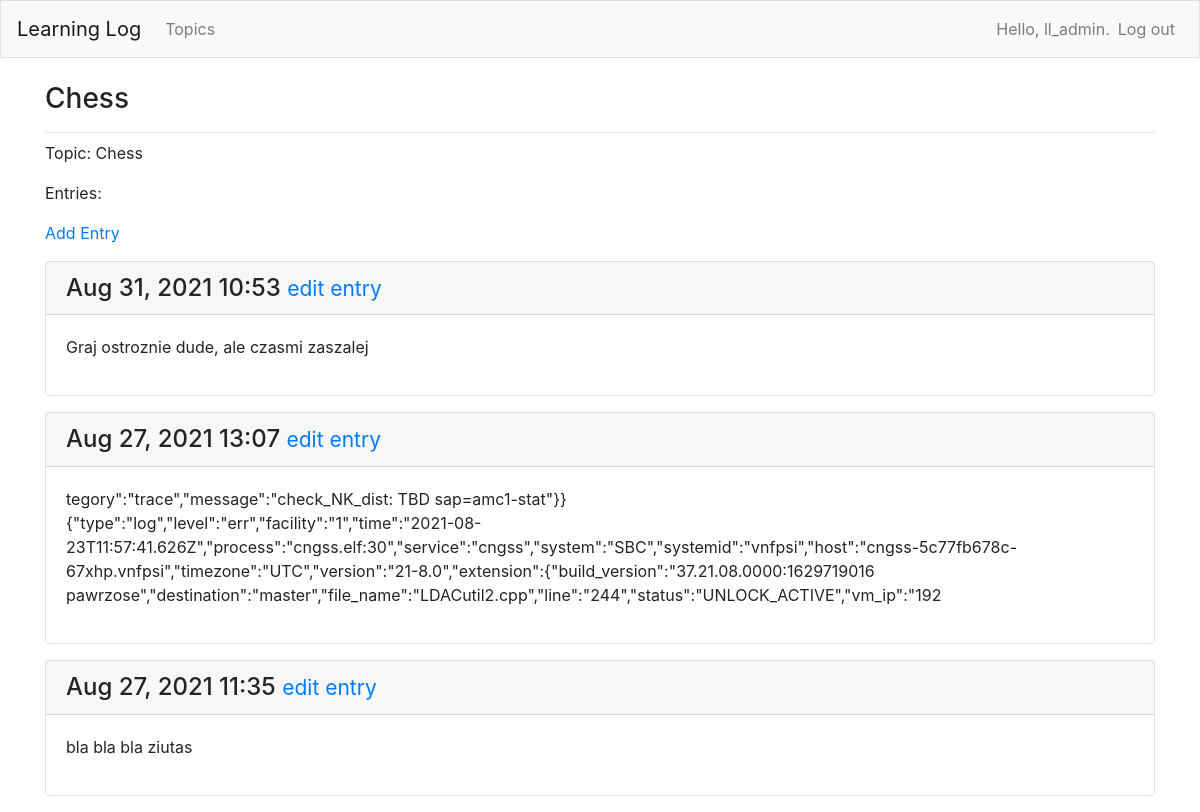
The page /topics/1/ (signed in) on the database its author committed.
### learning_logs/models.py (models this page shows, shortened)
class Topic(models.Model):
    text = models.CharField(max_length=200)
    date_added = models.DateTimeField(auto_now_add=True)
    owner = models.ForeignKey(User, on_delete=models.CASCADE)
    def __str__(self):
        return self.text

class Entry(models.Model):
    topic = models.ForeignKey(Topic, on_delete=models.CASCADE)
    text = models.TextField()
    date_added = models.DateTimeField(auto_now_add=True)
    class Meta:
        verbose_name_plural = 'entries'

### learning_logs/views.py (the view)
# urls.py: path('topics/<int:topic_id>/', views.topic, name='topic'),
@login_required
def topic(request, topic_id):
    topic = get_object_or_404(Topic, id=topic_id)
    check_topic_owner(request, topic.owner)
    entries = topic.entry_set.order_by('-date_added')
    context = {'topic': topic, 'entries': entries}
    return render(request, 'learning_logs/topic.html', context)

### learning_logs/views.py (called while the page is built)
def check_topic_owner(request, owner):
    if owner != request.user:
        raise Http404

### learning_logs/templates/learning_logs/topic.html
{% extends "learning_logs/base.html" %}
{% block page_header %}
  <h3>{{ topic }}</h3>
{% endblock page_header %}
{% block content %}
  <p>Topic: {{ topic }}</p>
  <p>Entries:</p>
  <p>
    <a href="{% url 'learning_logs:new_entry' topic.id %}">Add Entry</a>
  </p>
    {% for entry in entries %}
      <div class="card mb-3">
        <h4 class="card-header">
          {{ entry.date_added|date:'M d, Y H:i' }}
          <small><a href="{% url 'learning_logs:edit_entry' entry.id %}">
          edit entry</a></small>
        </h4>
        <div class="card-body">
          {{ entry.text|linebreaks }}
        </div>
      </div>
    {% empty %}
  <p>There are no entries for this topic</p>
  {% endfor %}
{% endblock content %}

### learning_logs/templates/learning_logs/base.html (shortened to what this page needs)
{% load bootstrap4 %}
<!doctype html>
<html lang="en">
  <head>
    {% bootstrap_css %}
  </head>
  <body>
    <nav class="navbar navbar-expand-md navbar-light bg-light mb-4 border">
    <a class="navbar-brand" href="{% url 'learning_logs:index'%}">Learning Log</a>
    <div class="collapse navbar-collapse" id="navbarCollapse">
      <ul class="navbar-nav mr-auto">
        <li class="nav-item">
          <a class="nav-link" href="{% url 'learning_logs:topics'%}">
          Topics</a>
        </li>
      </ul>
      <ul class="navbar-nav ml-auto">
        {% if user.is_authenticated %}
        <li class="nav-item">
          <span class="navbar-text">Hello, {{ user.username }}.</span>
        </li>
        <li class="nav-item">
          <a class="nav-link" href="{% url 'users:logout' %}">Log out</a>
        </li>
        {% else %}
        <li class="nav-item">
          <a class="nav-link" href="{% url 'users:register' %}">Register</a>
        </li>
        <li class="nav-item">
          <a class="nav-link" href="{% url 'users:login' %}">Log in</a></li>
        {% endif %}
      </ul>
    </div>
  </nav>
    <main role="main" class="container">
      <div class="pb-2 mb-2 border-bottom">
        {% block page_header %}{% endblock page_header %}
      </div>
      <div>
        {% block content %}{% endblock content %}
      </div>
    </main>
  </body>
</html>

### rows shown on the page
Topic: text "Chess"
Entry: date_added "Aug 31, 2021 10:53", text "Graj ostroznie dude, ale czasmi zaszalej"
Entry: date_added "Aug 27, 2021 13:07", text "tegory\":\"trace\",\"message\":\"check_NK_dist: TBD sap=amc1-stat\"}} {\"type\":\"log\",\"level\":\"err\",\"facility\":\"1\",\"time\":\"2021-08-23T11:57:41.626Z\",\"process\":\"cngss.elf:30\",\"service\":\"cngss\",\"system\":\"SBC\",\"systemid\":\"vnfpsi\",\"host\":\"cngss-5c77fb678c-67xhp.vnfpsi\",\"timezone\":\"UTC\",\"version\":\"21-8.0\",\"extension\":{\"build_version\":\"37.21.08.0000:1629719016 pawrzose\",\"destination\":\"master\",\"file_name\":\"LDACutil2.cpp\",\"line\":\"244\",\"status\":\"UNLOCK_ACTIVE\",\"vm_ip\":\"192"
Entry: date_added "Aug 27, 2021 11:35", text "bla bla bla ziutas"

### other values the page prints
{{ user.username }} "ll_admin"
